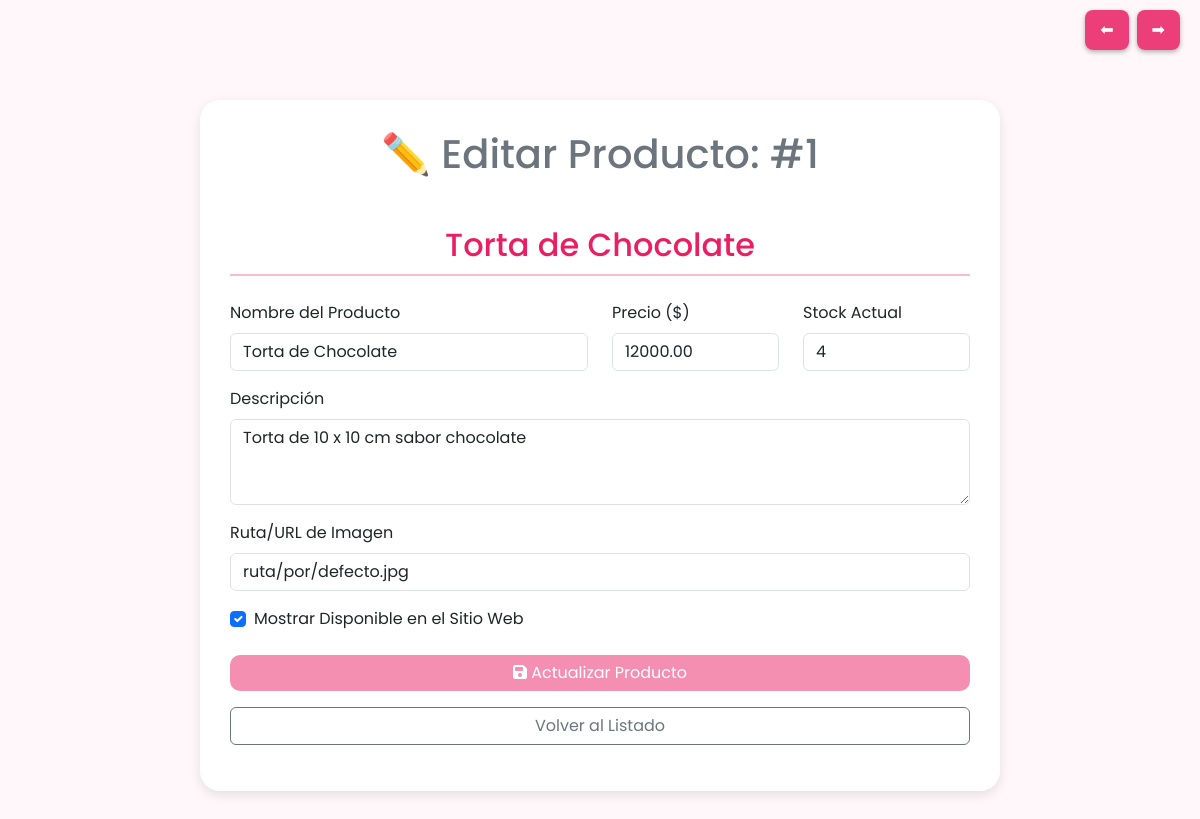
/controllers/productos/editar_productos.php?id=1 (signed in), run on the app's committed database.
### tables this page shows
CREATE TABLE producto_finalizado (
ID_producto_finalizado INT NOT NULL AUTO_INCREMENT, 
producto_finalizado_nombre VARCHAR(65) NOT NULL, 
producto_finalizado_descri VARCHAR(125),
producto_finalizado_precio DECIMAL(10,2) NOT NULL, 
disponible_web TINYINT(1) NOT NULL DEFAULT 0,
imagen_url VARCHAR(255) NULL,
stock_actual INT NOT NULL DEFAULT 0,
RELA_tematica INT NULL, 
RELA_categoria_producto_finalizado INT NOT NULL, 
PRIMARY KEY (ID_producto_finalizado));

### controllers/productos/editar_productos.php (the view, shortened to what this page needs)
<?php
include("../../includes/navegacion.php");
$mensaje = '';
$producto = null;
try {
    $pdo_conn = getConexion();
} catch (Exception $e) {
    $mensaje = "<div class='alert alert-danger'>Error al obtener conexión: " . $e->getMessage() . "</div>";
    $pdo_conn = null;
}
if (!$pdo_conn || !isset($_GET['id']) || !is_numeric($_GET['id'])) {
    $mensaje .= "<div class='alert alert-danger'>ID de producto no válido o no especificado.</div>";
} else {
    $id_producto = (int)$_GET['id'];
    try {
        $query_select = "SELECT ID_producto_finalizado, producto_finalizado_nombre, producto_finalizado_descri,
                         producto_finalizado_precio, stock_actual, disponible_web, imagen_url
                         FROM producto_finalizado
                         WHERE ID_producto_finalizado = ?";
        $stmt_select = $pdo_conn->prepare($query_select);
        $stmt_select->execute([$id_producto]);
        $producto = $stmt_select->fetch(PDO::FETCH_ASSOC);
    } catch (PDOException $e) {
        $mensaje .= "<div class='alert alert-danger'>Error al cargar datos del producto: " . $e->getMessage() . "</div>";
    }
}
?>
<!DOCTYPE html>
<html lang="es">
<head>
    <link href="https://cdn.jsdelivr.net/npm/bootstrap@5.3.0/dist/css/bootstrap.min.css" rel="stylesheet">
    <link rel="stylesheet" href="https://cdnjs.cloudflare.com/ajax/libs/font-awesome/6.4.0/css/all.min.css">
</head>
<body>
    <div class="container">
        <h1 class="text-center text-secondary mb-5">✏️ Editar Producto: #<?php echo htmlspecialchars($producto['ID_producto_finalizado'] ?? 'N/A'); ?></h1>
        <?php if ($producto): ?>
        <h2 class="mt-4"><?php echo htmlspecialchars($producto['producto_finalizado_nombre']); ?></h2>
        <form method="POST" action="">
            <div class="row">
                <div class="col-md-6 mb-3">
                    <label for="nombre" class="form-label">Nombre del Producto</label>
                    <input type="text" class="form-control" id="nombre" name="producto_finalizado_nombre"
                           value="<?php echo htmlspecialchars($producto['producto_finalizado_nombre']); ?>" required>
                </div>
                <div class="col-md-3 mb-3">
                    <label for="precio" class="form-label">Precio ($)</label>
                    <input type="number" class="form-control" id="precio" name="producto_finalizado_precio" step="0.01"
                           value="<?php echo htmlspecialchars($producto['producto_finalizado_precio']); ?>" required>
                </div>
                <div class="col-md-3 mb-3">
                    <label for="stock" class="form-label">Stock Actual</label>
                    <input type="number" class="form-control" id="stock" name="stock_actual"
                           value="<?php echo htmlspecialchars($producto['stock_actual']); ?>" required>
                </div>
            </div>
            <div class="mb-3">
                <label for="descripcion" class="form-label">Descripción</label>
                <textarea class="form-control" id="descripcion" name="producto_finalizado_descri" rows="3"><?php echo htmlspecialchars($producto['producto_finalizado_descri']); ?></textarea>
            </div>
            <div class="mb-3">
                <label for="imagen_url" class="form-label">Ruta/URL de Imagen</label>
                <input type="text" class="form-control" id="imagen_url" name="imagen_url"
                       value="<?php echo htmlspecialchars($producto['imagen_url']); ?>">
            </div>
            <div class="form-check mb-4">
                <input class="form-check-input" type="checkbox" id="disponible_web" name="disponible_web" value="1"
                       <?php echo $producto['disponible_web'] == 1 ? 'checked' : ''; ?>>
                <label class="form-check-label" for="disponible_web">
                    Mostrar Disponible en el Sitio Web
                </label>
            </div>
            <button type="submit" name="actualizar_producto" class="btn btn-cake w-100 mb-3">
                <i class="fas fa-save"></i> Actualizar Producto
            </button>
            <a href="../../views/productos/productos_finalizados.php" class="btn btn-outline-secondary w-100">Volver al Listado</a>
        </form>
        <?php elseif (!$mensaje): ?>
            <div class="alert alert-info text-center">Cargando datos...</div>
        <?php endif; ?>
    </div>
</body>
</html>

### controllers/productos/editar_productos.php (style rules this page uses)
body { background-color: #fff7f9; font-family: 'Poppins', sans-serif; }
.container { max-width: 800px; margin-top: 50px; margin-bottom: 50px; background: #fff; border-radius: 20px; box-shadow: 0 4px 12px rgba(0,0,0,0.1); padding: 30px; }
.btn-cake { background-color: #f48fb1; color: #fff; border-radius: 10px; border: none; transition: background-color 0.3s; }
h2 { color: #e91e63; text-align: center; margin-bottom: 25px; padding-bottom: 10px; border-bottom: 2px solid #f8bbd0; }

### data on the page
producto_finalizado: ID_producto_finalizado "1", producto_finalizado_nombre "Torta de Chocolate", producto_finalizado_precio "12000.00", stock_actual "4", producto_finalizado_descri "Torta de 10 x 10 cm sabor chocolate", imagen_url "ruta/por/defecto.jpg", disponible_web "☑"
